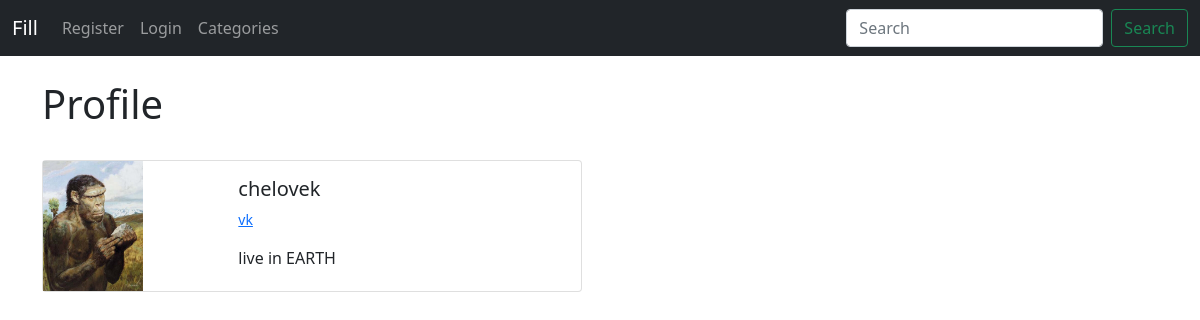
Page /members/1/profile on the committed database.
### article/models.py (models this page shows, shortened)
class Profile(models.Model):
	user = models.OneToOneField(User, null=True, on_delete=models.CASCADE)
	status = models.TextField()
	profilePic = models.ImageField(null = True, blank = True, upload_to='profile/')
	linkvk = models.CharField(max_length=255, null=True, blank= True)

### members/views.py (the view)
# urls.py: path('<int:pk>/profile', ShowProfilePageView.as_view(), name='profile_page'),
class ShowProfilePageView(DetailView):
	model = Profile
	template_name = 'registration/user_profile.html'
	def get_context_data(self, *args, **kwargs):
		users = Profile.objects.all()
		context = super(ShowProfilePageView, self).get_context_data(*args, **kwargs)
		page_user = get_object_or_404(Profile, id=self.kwargs['pk'])
		context["page_user"] = page_user
		return context

### members/templates/registration/user_profile.html (shortened to what this page needs)
{% extends 'base.html' %}
{% load static %}
{% block content %}
<h1>Profile</h1>
<br/>
<div class="card mb-3" style="max-width: 540px;">
  <div class="row g-0">
    <div class="col-md-4">
	{% if page_user.profilePic %}
      <img src="{{ page_user.profilePic.url }}" width="100" height="130">
  	{% else %}
  		<img src="{% static 'testBlog/images/default_user_img.png' %}" width="100" height="100">
	{% endif %}
    </div>
    <div class="col-md-8">
      <div class="card-body">
        <h5 class="card-title">{{ page_user.user }}</h5>
        {% if page_user.linkvk %}
        <p class="small text-muted">
        	<a href="{{ page_user.linkvk }}">vk</a>
    	</p>
    	{% endif %}
        <p class="card-text">{{ page_user.status }}</p>
      </div>
    </div>
  </div>
</div>
{% endblock %}

### rows in the picture
Profile: profilePic (picture), user "chelovek", status "live in EARTH"
